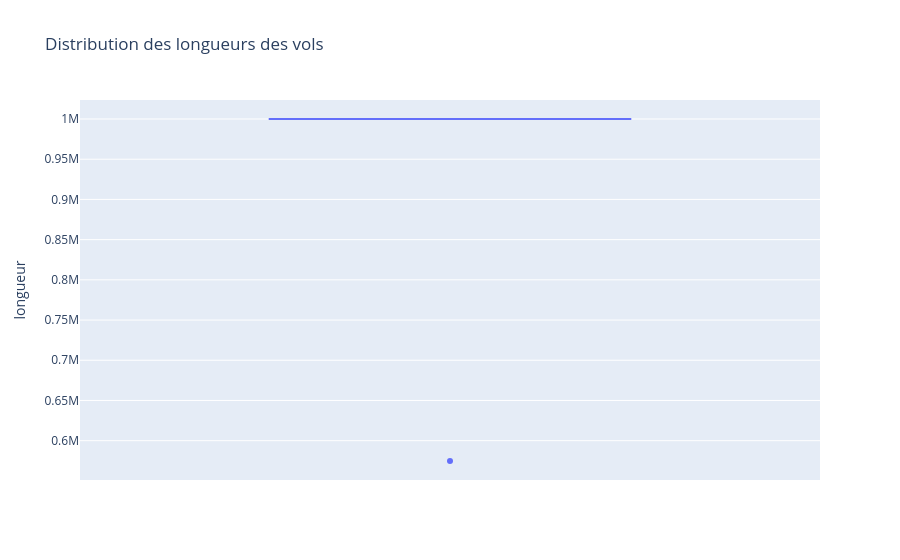

The notebook cell this image was saved under:
### Markdown cell above
4. **Visualisation de la distribution de la longueur des vols :**

### Code cell
import plotly.express as px
import pandas as pd

df_box = pd.DataFrame({"vol": list(longueurs_vols.keys()),
                       "longueur": list(longueurs_vols.values())})

fig = px.box(df_box, y="longueur", title="Distribution des longueurs des vols")
fig.show()

### Figure 1 — Plotly figure (JSON) as saved in the notebook; plotly's stock layout.template omitted (floating-point values rounded to 4 significant figures)
{"data": [{"alignmentgroup": "True", "hovertemplate": "longueur=%{y}<extra></extra>", "legendgroup": "", "marker": {"color": "#636efa"}, "name": "", "notched": false, "offsetgroup": "", "orientation": "v", "showlegend": false, "type": "box", "x0": " ", "xaxis": "x", "y": [1000000, 1000000, 1000000, 1000000, 1000000, 1000000, 1000000, 574733], "y0": " ", "yaxis": "y"}], "layout": {"boxmode": "group", "legend": {"tracegroupgap": 0}, "title": {"text": "Distribution des longueurs des vols"}, "xaxis": {"anchor": "y", "domain": [0, 1]}, "yaxis": {"anchor": "x", "domain": [0, 1], "title": {"text": "longueur"}}}}
